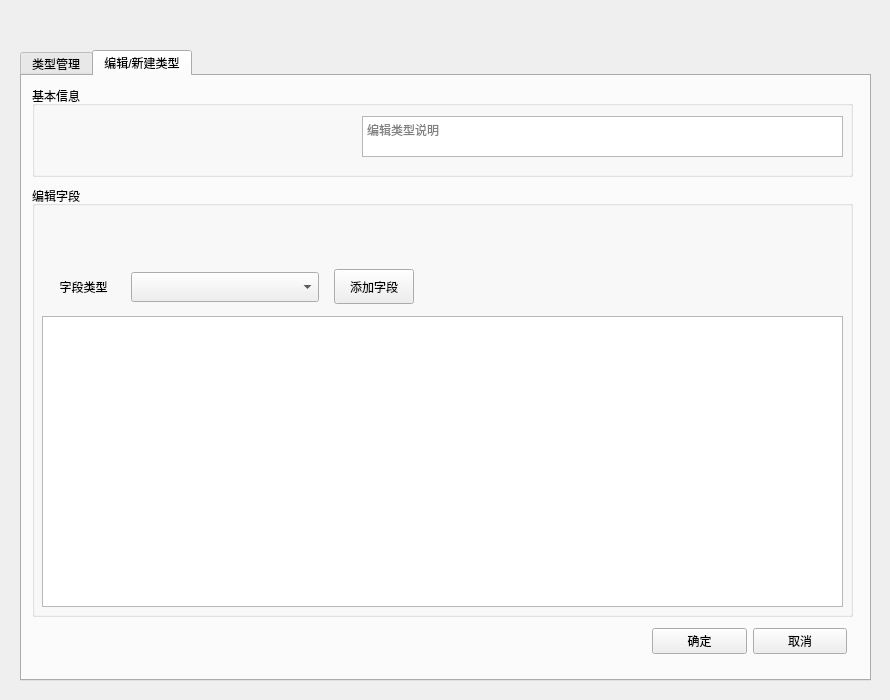
<?xml version="1.0" encoding="UTF-8"?>
<ui version="4.0">
 <class>newGroupTypeDialog</class>
 <widget class="QDialog" name="newGroupTypeDialog">
  <property name="geometry">
   <rect>
    <x>0</x>
    <y>0</y>
    <width>890</width>
    <height>700</height>
   </rect>
  </property>
  <property name="minimumSize">
   <size>
    <width>890</width>
    <height>700</height>
   </size>
  </property>
  <property name="maximumSize">
   <size>
    <width>890</width>
    <height>700</height>
   </size>
  </property>
  <property name="windowTitle">
   <string>Dialog</string>
  </property>
  <widget class="QTabWidget" name="tabWidget">
   <property name="geometry">
    <rect>
     <x>20</x>
     <y>50</y>
     <width>851</width>
     <height>631</height>
    </rect>
   </property>
   <property name="font">
    <font/>
   </property>
   <property name="tabPosition">
    <enum>QTabWidget::North</enum>
   </property>
   <property name="tabShape">
    <enum>QTabWidget::Rounded</enum>
   </property>
   <property name="currentIndex">
    <number>1</number>
   </property>
   <property name="usesScrollButtons">
    <bool>false</bool>
   </property>
   <property name="movable">
    <bool>false</bool>
   </property>
   <property name="tabBarAutoHide">
    <bool>false</bool>
   </property>
   <widget class="QWidget" name="typeManager">
    <attribute name="title">
     <string>类型管理</string>
    </attribute>
    <widget class="QTableWidget" name="typeManagerTableWidget">
     <property name="geometry">
      <rect>
       <x>10</x>
       <y>10</y>
       <width>651</width>
       <height>581</height>
      </rect>
     </property>
    </widget>
    <widget class="QWidget" name="layoutWidget">
     <property name="geometry">
      <rect>
       <x>680</x>
       <y>100</y>
       <width>151</width>
       <height>301</height>
      </rect>
     </property>
     <layout class="QVBoxLayout" name="typeManagerButtonLayout">
      <item>
       <widget class="QPushButton" name="editTypeButton">
        <property name="minimumSize">
         <size>
          <width>0</width>
          <height>35</height>
         </size>
        </property>
        <property name="text">
         <string>编辑类型</string>
        </property>
       </widget>
      </item>
      <item>
       <widget class="QPushButton" name="deleteTypeButton">
        <property name="minimumSize">
         <size>
          <width>0</width>
          <height>35</height>
         </size>
        </property>
        <property name="text">
         <string>删除类型</string>
        </property>
       </widget>
      </item>
      <item>
       <widget class="QPushButton" name="copyTypeButton">
        <property name="minimumSize">
         <size>
          <width>0</width>
          <height>35</height>
         </size>
        </property>
        <property name="text">
         <string>复制类型</string>
        </property>
       </widget>
      </item>
      <item>
       <widget class="QPushButton" name="newTypeButton">
        <property name="minimumSize">
         <size>
          <width>0</width>
          <height>35</height>
         </size>
        </property>
        <property name="text">
         <string>新建类型</string>
        </property>
       </widget>
      </item>
     </layout>
    </widget>
    <widget class="QWidget" name="layoutWidget_1">
     <property name="geometry">
      <rect>
       <x>680</x>
       <y>20</y>
       <width>151</width>
       <height>61</height>
      </rect>
     </property>
     <layout class="QVBoxLayout" name="typeManagerChosenLayout">
      <item>
       <widget class="QLabel" name="chosenLabel">
        <property name="text">
         <string>当前选中类型</string>
        </property>
        <property name="alignment">
         <set>Qt::AlignCenter</set>
        </property>
       </widget>
      </item>
      <item>
       <widget class="QLabel" name="chosen">
        <property name="styleSheet">
         <string notr="true">color: rgb(255, 0, 0);</string>
        </property>
        <property name="text">
         <string>未选中</string>
        </property>
        <property name="alignment">
         <set>Qt::AlignCenter</set>
        </property>
       </widget>
      </item>
     </layout>
    </widget>
   </widget>
   <widget class="QWidget" name="editType">
    <attribute name="title">
     <string>编辑/新建类型</string>
    </attribute>
    <widget class="QGroupBox" name="editFields">
     <property name="geometry">
      <rect>
       <x>10</x>
       <y>110</y>
       <width>821</width>
       <height>431</height>
      </rect>
     </property>
     <property name="title">
      <string>编辑字段</string>
     </property>
     <widget class="QTableWidget" name="editFieldsTableWidget">
      <property name="geometry">
       <rect>
        <x>10</x>
        <y>130</y>
        <width>801</width>
        <height>291</height>
       </rect>
      </property>
     </widget>
     <widget class="QWidget" name="layoutWidget_2">
      <property name="geometry">
       <rect>
        <x>10</x>
        <y>80</y>
        <width>381</width>
        <height>42</height>
       </rect>
      </property>
      <layout class="QHBoxLayout" name="addFieldLayout">
       <item>
        <widget class="QLabel" name="addFieldLabel">
         <property name="minimumSize">
          <size>
           <width>65</width>
           <height>40</height>
          </size>
         </property>
         <property name="maximumSize">
          <size>
           <width>65</width>
           <height>40</height>
          </size>
         </property>
         <property name="text">
          <string>字段类型</string>
         </property>
         <property name="alignment">
          <set>Qt::AlignCenter</set>
         </property>
        </widget>
       </item>
       <item>
        <widget class="QComboBox" name="addFieldComboBox">
         <property name="minimumSize">
          <size>
           <width>188</width>
           <height>30</height>
          </size>
         </property>
         <property name="maximumSize">
          <size>
           <width>188</width>
           <height>30</height>
          </size>
         </property>
        </widget>
       </item>
       <item>
        <widget class="QPushButton" name="addFieldButton">
         <property name="minimumSize">
          <size>
           <width>80</width>
           <height>35</height>
          </size>
         </property>
         <property name="maximumSize">
          <size>
           <width>80</width>
           <height>35</height>
          </size>
         </property>
         <property name="text">
          <string>添加字段</string>
         </property>
        </widget>
       </item>
      </layout>
     </widget>
     <widget class="QWidget" name="layoutWidget_3">
      <property name="geometry">
       <rect>
        <x>10</x>
        <y>30</y>
        <width>311</width>
        <height>41</height>
       </rect>
      </property>
      <layout class="QVBoxLayout" name="addFieldNameLayout"/>
     </widget>
     <widget class="QWidget" name="layoutWidget_4">
      <property name="geometry">
       <rect>
        <x>330</x>
        <y>30</y>
        <width>311</width>
        <height>41</height>
       </rect>
      </property>
      <layout class="QVBoxLayout" name="addFieldTipLayout"/>
     </widget>
    </widget>
    <widget class="QWidget" name="layoutWidget_5">
     <property name="geometry">
      <rect>
       <x>630</x>
       <y>550</y>
       <width>195</width>
       <height>31</height>
      </rect>
     </property>
     <layout class="QHBoxLayout" name="confirmBoxLayout">
      <item>
       <widget class="QPushButton" name="confirm">
        <property name="text">
         <string>确定</string>
        </property>
       </widget>
      </item>
      <item>
       <widget class="QPushButton" name="cancel">
        <property name="text">
         <string>取消</string>
        </property>
       </widget>
      </item>
     </layout>
    </widget>
    <widget class="QGroupBox" name="essentialInfo">
     <property name="geometry">
      <rect>
       <x>10</x>
       <y>10</y>
       <width>821</width>
       <height>91</height>
      </rect>
     </property>
     <property name="title">
      <string>基本信息</string>
     </property>
     <widget class="QWidget" name="layoutWidget_6">
      <property name="geometry">
       <rect>
        <x>10</x>
        <y>30</y>
        <width>311</width>
        <height>41</height>
       </rect>
      </property>
      <layout class="QVBoxLayout" name="typeNameLayout"/>
     </widget>
     <widget class="QTextEdit" name="describe">
      <property name="geometry">
       <rect>
        <x>330</x>
        <y>30</y>
        <width>481</width>
        <height>41</height>
       </rect>
      </property>
      <property name="placeholderText">
       <string>编辑类型说明</string>
      </property>
     </widget>
    </widget>
   </widget>
  </widget>
  <widget class="QFrame" name="frame">
   <property name="geometry">
    <rect>
     <x>10</x>
     <y>10</y>
     <width>871</width>
     <height>681</height>
    </rect>
   </property>
   <property name="styleSheet">
    <string notr="true">border:0px;
border-radius:10px;</string>
   </property>
   <property name="frameShape">
    <enum>QFrame::StyledPanel</enum>
   </property>
   <property name="frameShadow">
    <enum>QFrame::Raised</enum>
   </property>
  </widget>
  <zorder>frame</zorder>
  <zorder>tabWidget</zorder>
 </widget>
 <resources/>
 <connections/>
</ui>
